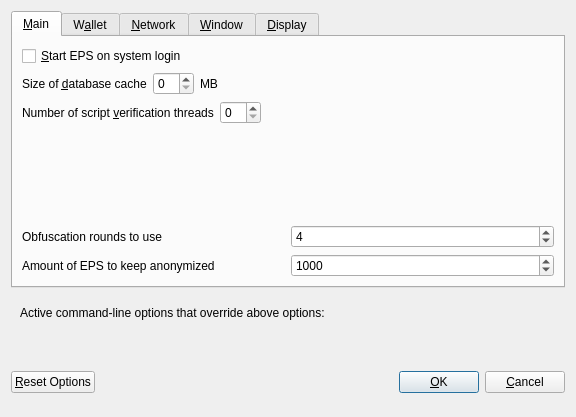
<?xml version="1.0" encoding="UTF-8"?>
<ui version="4.0">
 <class>OptionsDialog</class>
 <widget class="QDialog" name="OptionsDialog">
  <property name="geometry">
   <rect>
    <x>0</x>
    <y>0</y>
    <width>576</width>
    <height>417</height>
   </rect>
  </property>
  <property name="windowTitle">
   <string>Options</string>
  </property>
  <property name="modal">
   <bool>true</bool>
  </property>
  <layout class="QVBoxLayout" name="verticalLayout">
   <item>
    <widget class="QTabWidget" name="tabWidget">
     <property name="currentIndex">
      <number>0</number>
     </property>
     <widget class="QWidget" name="tabMain">
      <attribute name="title">
       <string>&amp;Main</string>
      </attribute>
      <layout class="QVBoxLayout" name="verticalLayout_Main">
       <item>
        <widget class="QCheckBox" name="bitcoinAtStartup">
         <property name="toolTip">
          <string>Automatically start EPS after logging in to the system.</string>
         </property>
         <property name="text">
          <string>&amp;Start EPS on system login</string>
         </property>
        </widget>
       </item>
       <item>
        <layout class="QHBoxLayout" name="horizontalLayout_2_Main">
         <item>
          <widget class="QLabel" name="databaseCacheLabel">
           <property name="text">
            <string>Size of &amp;database cache</string>
           </property>
           <property name="textFormat">
            <enum>Qt::PlainText</enum>
           </property>
           <property name="buddy">
            <cstring>databaseCache</cstring>
           </property>
          </widget>
         </item>
         <item>
          <widget class="QSpinBox" name="databaseCache"/>
         </item>
         <item>
          <widget class="QLabel" name="databaseCacheUnitLabel">
           <property name="text">
            <string>MB</string>
           </property>
           <property name="textFormat">
            <enum>Qt::PlainText</enum>
           </property>
          </widget>
         </item>
         <item>
          <spacer name="horizontalSpacer_2_Main">
           <property name="orientation">
            <enum>Qt::Horizontal</enum>
           </property>
           <property name="sizeHint" stdset="0">
            <size>
             <width>40</width>
             <height>20</height>
            </size>
           </property>
          </spacer>
         </item>
        </layout>
       </item>
       <item>
        <layout class="QHBoxLayout" name="horizontalLayout_3_Main">
         <item>
          <widget class="QLabel" name="threadsScriptVerifLabel">
           <property name="text">
            <string>Number of script &amp;verification threads</string>
           </property>
           <property name="textFormat">
            <enum>Qt::PlainText</enum>
           </property>
           <property name="buddy">
            <cstring>threadsScriptVerif</cstring>
           </property>
          </widget>
         </item>
         <item>
          <widget class="QSpinBox" name="threadsScriptVerif">
           <property name="toolTip">
            <string>(0 = auto, &lt;0 = leave that many cores free)</string>
           </property>
          </widget>
         </item>
         <item>
          <spacer name="horizontalSpacer_3_Main">
           <property name="orientation">
            <enum>Qt::Horizontal</enum>
           </property>
           <property name="sizeHint" stdset="0">
            <size>
             <width>40</width>
             <height>20</height>
            </size>
           </property>
          </spacer>
         </item>
        </layout>
       </item>
       <item>
        <spacer name="verticalSpacer_Main">
         <property name="orientation">
          <enum>Qt::Vertical</enum>
         </property>
         <property name="sizeHint" stdset="0">
          <size>
           <width>20</width>
           <height>40</height>
          </size>
         </property>
        </spacer>
       </item>
       <item>
        <layout class="QHBoxLayout" name="horizontalLayout_4_Main">
         <item>
          <widget class="QLabel" name="label">
           <property name="toolTip">
            <string>This setting determines the amount of individual masternodes that an input will be anonymized through.&lt;br/&gt;More rounds of anonymization gives a higher degree of privacy, but also costs more in fees.</string>
           </property>
           <property name="text">
            <string>Obfuscation rounds to use</string>
           </property>
          </widget>
         </item>
         <item>
          <widget class="QSpinBox" name="obfuscationRounds">
           <property name="minimum">
            <number>2</number>
           </property>
           <property name="maximum">
            <number>8</number>
           </property>
           <property name="value">
            <number>4</number>
           </property>
          </widget>
         </item>
        </layout>
       </item>
       <item>
        <layout class="QHBoxLayout" name="horizontalLayout">
         <item>
          <widget class="QLabel" name="label_2">
           <property name="toolTip">
            <string>This amount acts as a threshold to turn off Obfuscation once it's reached.</string>
           </property>
           <property name="statusTip">
            <string notr="true"/>
           </property>
           <property name="whatsThis">
            <string notr="true"/>
           </property>
           <property name="accessibleName">
            <string notr="true"/>
           </property>
           <property name="accessibleDescription">
            <string notr="true"/>
           </property>
           <property name="text">
            <string>Amount of EPS to keep anonymized</string>
           </property>
          </widget>
         </item>
         <item>
          <widget class="QSpinBox" name="anonymizeEps">
           <property name="minimum">
            <number>100</number>
           </property>
           <property name="maximum">
            <number>100000</number>
           </property>
           <property name="singleStep">
            <number>100</number>
           </property>
           <property name="value">
            <number>1000</number>
           </property>
          </widget>
         </item>
        </layout>
       </item>
      </layout>
     </widget>
     <widget class="QWidget" name="tabWallet">
      <attribute name="title">
       <string>W&amp;allet</string>
      </attribute>
      <layout class="QVBoxLayout" name="verticalLayout_Wallet">
       <item>
        <widget class="QGroupBox" name="groupBox">
         <property name="title">
          <string>Expert</string>
         </property>
         <layout class="QVBoxLayout" name="verticalLayout_2">
          <item>
           <widget class="QCheckBox" name="coinControlFeatures">
            <property name="toolTip">
             <string>Whether to show coin control features or not.</string>
            </property>
            <property name="text">
             <string>Enable coin &amp;control features</string>
            </property>
           </widget>
          </item>
          <item>
           <widget class="QCheckBox" name="showMasternodesTab">
            <property name="toolTip">
             <string>Show additional tab listing all your masternodes in first sub-tab&lt;br/&gt;and all masternodes on the network in second sub-tab.</string>
            </property>
            <property name="text">
             <string>Show Masternodes Tab</string>
            </property>
           </widget>
          </item>
          <item>
           <widget class="QCheckBox" name="spendZeroConfChange">
            <property name="toolTip">
             <string>If you disable the spending of unconfirmed change, the change from a transaction&lt;br/&gt;cannot be used until that transaction has at least one confirmation.&lt;br/&gt;This also affects how your balance is computed.</string>
            </property>
            <property name="text">
             <string>&amp;Spend unconfirmed change</string>
            </property>
           </widget>
          </item>
         </layout>
        </widget>
       </item>
       <item>
        <spacer name="verticalSpacer_Wallet">
         <property name="orientation">
          <enum>Qt::Vertical</enum>
         </property>
         <property name="sizeHint" stdset="0">
          <size>
           <width>20</width>
           <height>40</height>
          </size>
         </property>
        </spacer>
       </item>
      </layout>
     </widget>
     <widget class="QWidget" name="tabNetwork">
      <attribute name="title">
       <string>&amp;Network</string>
      </attribute>
      <layout class="QVBoxLayout" name="verticalLayout_Network">
       <item>
        <widget class="QCheckBox" name="mapPortUpnp">
         <property name="toolTip">
          <string>Automatically open the EPS client port on the router. This only works when your router supports UPnP and it is enabled.</string>
         </property>
         <property name="text">
          <string>Map port using &amp;UPnP</string>
         </property>
        </widget>
       </item>
       <item>
        <widget class="QCheckBox" name="allowIncoming">
         <property name="toolTip">
          <string>Accept connections from outside</string>
         </property>
         <property name="text">
          <string>Allow incoming connections</string>
         </property>
        </widget>
       </item>
       <item>
        <widget class="QCheckBox" name="connectSocks">
         <property name="toolTip">
          <string>Connect to the EPS network through a SOCKS5 proxy.</string>
         </property>
         <property name="text">
          <string>&amp;Connect through SOCKS5 proxy (default proxy):</string>
         </property>
        </widget>
       </item>
       <item>
        <layout class="QHBoxLayout" name="horizontalLayout_1_Network">
         <item>
          <widget class="QLabel" name="proxyIpLabel">
           <property name="text">
            <string>Proxy &amp;IP:</string>
           </property>
           <property name="textFormat">
            <enum>Qt::PlainText</enum>
           </property>
           <property name="buddy">
            <cstring>proxyIp</cstring>
           </property>
          </widget>
         </item>
         <item>
          <widget class="QValidatedLineEdit" name="proxyIp">
           <property name="minimumSize">
            <size>
             <width>140</width>
             <height>0</height>
            </size>
           </property>
           <property name="maximumSize">
            <size>
             <width>140</width>
             <height>16777215</height>
            </size>
           </property>
           <property name="toolTip">
            <string>IP address of the proxy (e.g. IPv4: 127.0.0.1 / IPv6: ::1)</string>
           </property>
          </widget>
         </item>
         <item>
          <widget class="QLabel" name="proxyPortLabel">
           <property name="text">
            <string>&amp;Port:</string>
           </property>
           <property name="textFormat">
            <enum>Qt::PlainText</enum>
           </property>
           <property name="buddy">
            <cstring>proxyPort</cstring>
           </property>
          </widget>
         </item>
         <item>
          <widget class="QLineEdit" name="proxyPort">
           <property name="minimumSize">
            <size>
             <width>55</width>
             <height>0</height>
            </size>
           </property>
           <property name="maximumSize">
            <size>
             <width>55</width>
             <height>16777215</height>
            </size>
           </property>
           <property name="toolTip">
            <string>Port of the proxy (e.g. 9050)</string>
           </property>
          </widget>
         </item>
         <item>
          <spacer name="horizontalSpacer_1_Network">
           <property name="orientation">
            <enum>Qt::Horizontal</enum>
           </property>
           <property name="sizeHint" stdset="0">
            <size>
             <width>40</width>
             <height>20</height>
            </size>
           </property>
          </spacer>
         </item>
        </layout>
       </item>
       <item>
        <spacer name="verticalSpacer_Network">
         <property name="orientation">
          <enum>Qt::Vertical</enum>
         </property>
         <property name="sizeHint" stdset="0">
          <size>
           <width>20</width>
           <height>40</height>
          </size>
         </property>
        </spacer>
       </item>
      </layout>
     </widget>
     <widget class="QWidget" name="tabWindow">
      <attribute name="title">
       <string>&amp;Window</string>
      </attribute>
      <layout class="QVBoxLayout" name="verticalLayout_Window">
       <item>
        <widget class="QCheckBox" name="minimizeToTray">
         <property name="toolTip">
          <string>Show only a tray icon after minimizing the window.</string>
         </property>
         <property name="text">
          <string>&amp;Minimize to the tray instead of the taskbar</string>
         </property>
        </widget>
       </item>
       <item>
        <widget class="QCheckBox" name="minimizeOnClose">
         <property name="toolTip">
          <string>Minimize instead of exit the application when the window is closed. When this option is enabled, the application will be closed only after selecting Quit in the menu.</string>
         </property>
         <property name="text">
          <string>M&amp;inimize on close</string>
         </property>
        </widget>
       </item>
       <item>
        <spacer name="verticalSpacer_Window">
         <property name="orientation">
          <enum>Qt::Vertical</enum>
         </property>
         <property name="sizeHint" stdset="0">
          <size>
           <width>20</width>
           <height>40</height>
          </size>
         </property>
        </spacer>
       </item>
      </layout>
     </widget>
     <widget class="QWidget" name="tabDisplay">
      <attribute name="title">
       <string>&amp;Display</string>
      </attribute>
      <layout class="QVBoxLayout" name="verticalLayout_Display">
       <item>
        <layout class="QHBoxLayout" name="horizontalLayout_1_Display">
         <item>
          <widget class="QLabel" name="langLabel">
           <property name="text">
            <string>User Interface &amp;language:</string>
           </property>
           <property name="textFormat">
            <enum>Qt::PlainText</enum>
           </property>
           <property name="buddy">
            <cstring>lang</cstring>
           </property>
          </widget>
         </item>
         <item>
          <widget class="QValueComboBox" name="lang">
           <property name="toolTip">
            <string>The user interface language can be set here. This setting will take effect after restarting EPS.</string>
           </property>
          </widget>
         </item>
        </layout>
       </item>
       <item>
        <widget class="QLabel" name="label_3">
         <property name="toolTip">
          <string notr="true"/>
         </property>
         <property name="statusTip">
          <string notr="true"/>
         </property>
         <property name="whatsThis">
          <string notr="true"/>
         </property>
         <property name="accessibleName">
          <string notr="true"/>
         </property>
         <property name="text">
          <string>Language missing or translation incomplete? Help contributing translations here:
https://www.transifex.com/eclipseadnetwork/epscoin-translations</string>
         </property>
         <property name="wordWrap">
          <bool>true</bool>
         </property>
         <property name="openExternalLinks">
          <bool>true</bool>
         </property>
         <property name="textInteractionFlags">
          <set>Qt::TextBrowserInteraction</set>
         </property>
        </widget>
       </item>
       <item>
        <layout class="QHBoxLayout" name="horizontalLayout_4_Display" stretch="0,0">
         <item>
          <widget class="QLabel" name="themeLabel">
           <property name="text">
            <string>User Interface Theme:</string>
           </property>
          </widget>
         </item>
         <item>
          <widget class="QValueComboBox" name="theme"/>
         </item>
        </layout>
       </item>
       <item>
        <widget class="Line" name="line">
         <property name="orientation">
          <enum>Qt::Horizontal</enum>
         </property>
        </widget>
       </item>
       <item>
        <layout class="QHBoxLayout" name="horizontalLayout_2_Display">
         <item>
          <widget class="QLabel" name="unitLabel">
           <property name="text">
            <string>&amp;Unit to show amounts in:</string>
           </property>
           <property name="textFormat">
            <enum>Qt::PlainText</enum>
           </property>
           <property name="buddy">
            <cstring>unit</cstring>
           </property>
          </widget>
         </item>
         <item>
          <widget class="QValueComboBox" name="unit">
           <property name="toolTip">
            <string>Choose the default subdivision unit to show in the interface and when sending coins.</string>
           </property>
          </widget>
         </item>
        </layout>
       </item>
       <item>
        <layout class="QHBoxLayout" name="horizontalLayout_5_Display">
         <item>
          <widget class="QLabel" name="digitsLabel">
           <property name="text">
            <string>Decimal digits</string>
           </property>
          </widget>
         </item>
         <item>
          <widget class="QValueComboBox" name="digits"/>
         </item>
        </layout>
       </item>
       <item>
        <layout class="QHBoxLayout" name="horizontalLayout_3_Display">
         <item>
          <widget class="QLabel" name="thirdPartyTxUrlsLabel">
           <property name="toolTip">
            <string>Third party URLs (e.g. a block explorer) that appear in the transactions tab as context menu items. %s in the URL is replaced by transaction hash. Multiple URLs are separated by vertical bar |.</string>
           </property>
           <property name="text">
            <string>Third party transaction URLs</string>
           </property>
           <property name="buddy">
            <cstring>thirdPartyTxUrls</cstring>
           </property>
          </widget>
         </item>
         <item>
          <widget class="QLineEdit" name="thirdPartyTxUrls">
           <property name="toolTip">
            <string>Third party URLs (e.g. a block explorer) that appear in the transactions tab as context menu items. %s in the URL is replaced by transaction hash. Multiple URLs are separated by vertical bar |.</string>
           </property>
          </widget>
         </item>
        </layout>
       </item>
       <item>
        <spacer name="verticalSpacer">
         <property name="orientation">
          <enum>Qt::Vertical</enum>
         </property>
         <property name="sizeHint" stdset="0">
          <size>
           <width>20</width>
           <height>40</height>
          </size>
         </property>
        </spacer>
       </item>
      </layout>
     </widget>
    </widget>
   </item>
   <item>
    <widget class="QFrame" name="frame">
     <layout class="QVBoxLayout" name="verticalLayout_Bottom">
      <item>
       <layout class="QHBoxLayout" name="horizontalLayout_Bottom">
        <item>
         <widget class="QLabel" name="overriddenByCommandLineInfoLabel">
          <property name="text">
           <string>Active command-line options that override above options:</string>
          </property>
          <property name="textFormat">
           <enum>Qt::PlainText</enum>
          </property>
         </widget>
        </item>
        <item>
         <spacer name="horizontalSpacer_Bottom">
          <property name="orientation">
           <enum>Qt::Horizontal</enum>
          </property>
          <property name="sizeHint" stdset="0">
           <size>
            <width>40</width>
            <height>20</height>
           </size>
          </property>
         </spacer>
        </item>
       </layout>
      </item>
      <item>
       <widget class="QLabel" name="overriddenByCommandLineLabel">
        <property name="text">
         <string/>
        </property>
        <property name="textFormat">
         <enum>Qt::PlainText</enum>
        </property>
        <property name="wordWrap">
         <bool>true</bool>
        </property>
       </widget>
      </item>
     </layout>
    </widget>
   </item>
   <item>
    <layout class="QHBoxLayout" name="horizontalLayout_Buttons">
     <item>
      <widget class="QPushButton" name="resetButton">
       <property name="toolTip">
        <string>Reset all client options to default.</string>
       </property>
       <property name="text">
        <string>&amp;Reset Options</string>
       </property>
       <property name="autoDefault">
        <bool>false</bool>
       </property>
      </widget>
     </item>
     <item>
      <spacer name="horizontalSpacer_1">
       <property name="orientation">
        <enum>Qt::Horizontal</enum>
       </property>
       <property name="sizeHint" stdset="0">
        <size>
         <width>40</width>
         <height>48</height>
        </size>
       </property>
      </spacer>
     </item>
     <item>
      <widget class="QLabel" name="statusLabel">
       <property name="minimumSize">
        <size>
         <width>200</width>
         <height>0</height>
        </size>
       </property>
       <property name="font">
        <font>
         <weight>75</weight>
         <bold>true</bold>
        </font>
       </property>
       <property name="text">
        <string/>
       </property>
       <property name="textFormat">
        <enum>Qt::PlainText</enum>
       </property>
       <property name="wordWrap">
        <bool>true</bool>
       </property>
      </widget>
     </item>
     <item>
      <spacer name="horizontalSpacer_2">
       <property name="orientation">
        <enum>Qt::Horizontal</enum>
       </property>
       <property name="sizeHint" stdset="0">
        <size>
         <width>40</width>
         <height>48</height>
        </size>
       </property>
      </spacer>
     </item>
     <item>
      <widget class="QPushButton" name="okButton">
       <property name="text">
        <string>&amp;OK</string>
       </property>
       <property name="autoDefault">
        <bool>false</bool>
       </property>
       <property name="default">
        <bool>true</bool>
       </property>
      </widget>
     </item>
     <item>
      <widget class="QPushButton" name="cancelButton">
       <property name="text">
        <string>&amp;Cancel</string>
       </property>
       <property name="autoDefault">
        <bool>false</bool>
       </property>
      </widget>
     </item>
    </layout>
   </item>
  </layout>
 </widget>
 <customwidgets>
  <customwidget>
   <class>QValidatedLineEdit</class>
   <extends>QLineEdit</extends>
   <header>qvalidatedlineedit.h</header>
  </customwidget>
  <customwidget>
   <class>QValueComboBox</class>
   <extends>QComboBox</extends>
   <header>qvaluecombobox.h</header>
  </customwidget>
 </customwidgets>
 <resources/>
 <connections/>
</ui>
